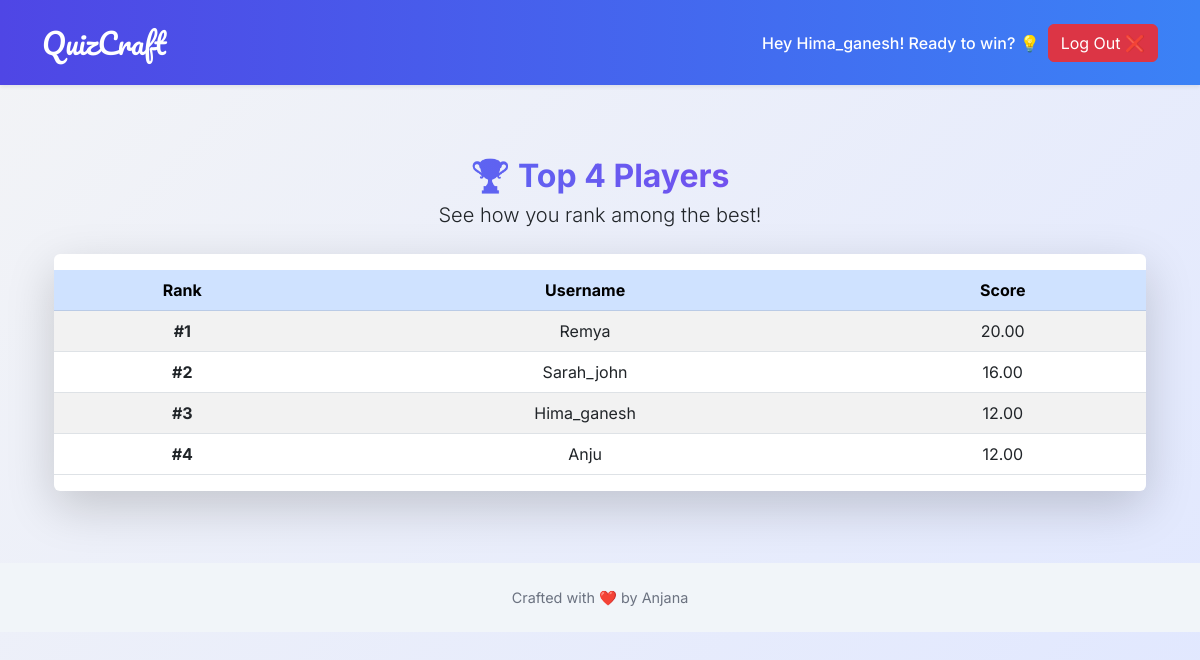
Page /leaderboard/ (signed in) on the committed database.
### quizapp/models.py (models this page shows, shortened)
class QuizProfile(TimeStampedModel):
    user = models.OneToOneField(User, on_delete=models.CASCADE)
    total_score = models.DecimalField(_('Total Score'), default=0, decimal_places=2, max_digits=10)

### quizapp/views.py (the view)
# urls.py: re_path(r'^leaderboard/$', views.leaderboard, name='leaderboard'),
def leaderboard(request):
    top_quiz_profiles = QuizProfile.objects.order_by('-total_score')[:500]
    total_count = top_quiz_profiles.count()
    context = {
        'top_quiz_profiles': top_quiz_profiles,
        'total_count': total_count,
    }
    return render(request, 'quizzz/leaderboard.html', context=context)

### quizapp/templates/quizzz/leaderboard.html (shortened to what this page needs)
{% extends 'base.html' %}
{% block content %}
<div class="container py-5 fade-in">
  <div class="text-center mb-4">
    <h2 class="text-gradient mb-1">
      🏆 Top {{ total_count }} Players
    </h2>
    <p class="lead">See how you rank among the best!</p>
  </div>
  <div class="card shadow-lg border-0">
    <div class="card-body px-0">
      <div class="table-responsive">
        <table class="table table-striped table-hover mb-0">
          <thead class="table-primary">
            <tr class="text-center">
              <th>Rank</th>
              <th>Username</th>
              <th>Score</th>
            </tr>
          </thead>
          <tbody>
            {% for quiz_profile in top_quiz_profiles %}
            <tr class="text-center">
              <td><strong>#{{ forloop.counter }}</strong></td>
              <td>{{ quiz_profile.user.username }}</td>
              <td>{{ quiz_profile.total_score }}</td>
            </tr>
            {% endfor %}
          </tbody>
        </table>
      </div>
    </div>
  </div>
</div>
{% endblock content %}

### quizapp/templates/base.html (shortened to what this page needs)
{% load static %}
<!doctype html>
<html lang="en">
<head>
  <link href="https://cdn.jsdelivr.net/npm/bootstrap@5.3.0/dist/css/bootstrap.min.css" rel="stylesheet">
</head>
<body>
  <nav class="navbar navbar-expand-lg navbar-dark py-3 shadow-sm">
    <div class="container">
      <a class="navbar-brand" href="{% url 'quiz:home' %}">QuizCraft</a>
      <div class="collapse navbar-collapse justify-content-end" id="navbar">
        {% if not request.user.is_active %}
          <a href="{% url 'quiz:leaderboard' %}" class="btn btn-glow mx-2">Top Scores</a>
          <a href="{% url 'quiz:login' %}" class="btn btn-glow">Log In 🔐</a>
        {% else %}
          <span class="navbar-text mx-2">Hey {{ request.user.username }}! Ready to win? 💡</span>
          <a href="{% url 'quiz:logout' %}" class="btn btn-danger">Log Out ❌</a>
        {% endif %}
      </div>
    </div>
  </nav>
  <main class="container py-4 fade-in">
    {% block content %}
    {% endblock content %}
  </main>
  <footer class="py-4 mt-auto text-center">
    <ul>
      <li>Crafted with ❤️ by Anjana</li>
    </ul>
  </footer>
</body>
</html>

### quizapp/templates/base.html (style rules this page uses)
body { font-family: 'Inter', sans-serif; background: linear-gradient(135deg, #f3f4f6, #e0e7ff); min-height: 100vh; }
.navbar { background: linear-gradient(90deg, #4f46e5, #3b82f6); }
.navbar-brand { font-family: 'Pacifico', cursive; font-size: 1.8rem; color: white !important; }
.nav-link, .navbar-text { color: white !important; font-weight: 500; }
footer { background-color: #f1f5f9; font-size: 0.9rem; }
footer ul { padding: 0; margin: 0; list-style: none; }
footer ul li { display: inline-block; margin: 0 10px; color: #6b7280; }
.fade-in { animation: fadeIn 1s ease-in; }
.text-gradient { background: linear-gradient(90deg, #3b82f6, #9333ea); -webkit-background-clip: text; -webkit-text-fill-color: transparent; font-weight: 700; }

### rows in the picture
QuizProfile: user.username "Remya", total_score "20.00"
QuizProfile: user.username "Sarah_john", total_score "16.00"
QuizProfile: user.username "Hima_ganesh", total_score "12.00"
QuizProfile: user.username "Anju", total_score "12.00"

### other values in the picture
{{ request.user.username }} "Hima_ganesh"
{{ total_count }} "4"
